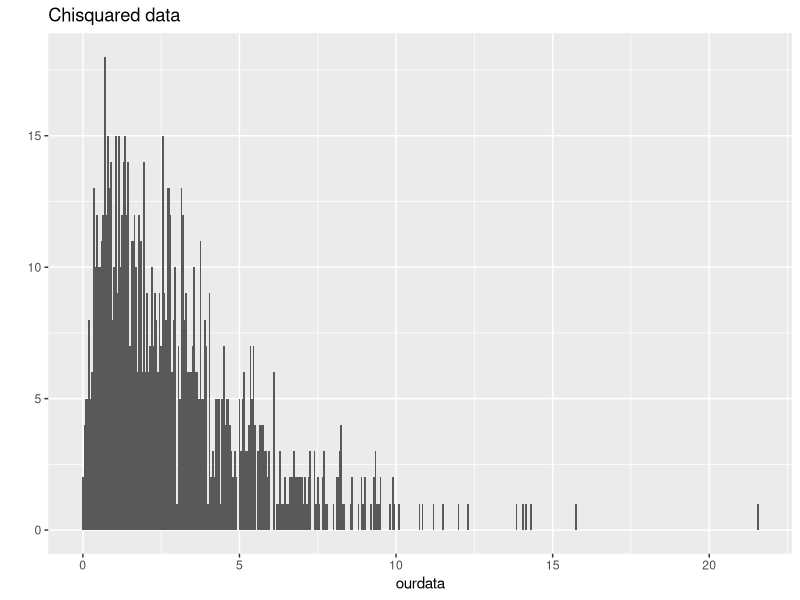

This chart was generated by the following R code:
## ---- chunk 1
library(ggplot2)

ourdata <- rchisq(1000,3)
qplot(ourdata, binwidth=0.05) + ggtitle("Chisquared data")
